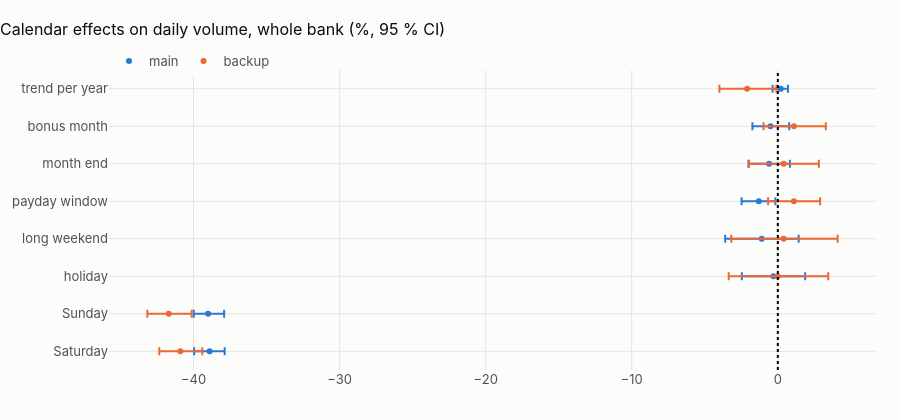

Source (notebook cell):
### Markdown cell above
## 5 · Calendar effects

### Code cell
cal = read("calendar_effects")
keep = {
    "C(iso_weekday)[T.6]": "Saturday",
    "C(iso_weekday)[T.7]": "Sunday",
    "is_holiday": "holiday",
    "is_long_weekend": "long weekend",
    "payday_window": "payday window",
    "is_month_end": "month end",
    "is_bonus_month": "bonus month",
    "t": "trend per year",
}
cal = cal[cal.term.isin(keep)].assign(effect=lambda d: d.term.map(keep))
cal["lo"] = 100 * (np.exp(cal.ci_low) - 1)
cal["hi"] = 100 * (np.exp(cal.ci_high) - 1)
fig = go.Figure()
for d in PREFIX:
    x = cal[(cal.dataset == d) & (cal.country == "ALL")]
    fig.add_trace(
        go.Scatter(
            x=x["effect %"],
            y=x.effect,
            mode="markers",
            name=d,
            error_x=dict(
                type="data",
                symmetric=False,
                array=x.hi - x["effect %"],
                arrayminus=x["effect %"] - x.lo,
            ),
        )
    )
fig.add_vline(x=0, line_dash="dot")
fig.update_layout(
    title="Calendar effects on daily volume, whole bank (%, 95 % CI)", height=420, yaxis_title=None
)
fig.show()
show(
    cal.pivot_table(index="effect", columns=["scope", "dataset"], values="effect %").round(1),
    paging=False,
)

### Figure 1 — Plotly figure (JSON) as saved in the notebook; plotly's stock layout.template omitted (floating-point values rounded to 4 significant figures)
{"data": [{"error_x": {"array": [1.034, 1.094, 2.174, 2.524, 1.137, 1.426, 1.282, 0.4919], "arrayminus": [1.06, 0.9874, 2.163, 2.504, 1.179, 1.412, 1.24, 0.5561], "symmetric": false, "type": "data"}, "mode": "markers", "name": "main", "type": "scatter", "x": [-38.9, -39.0, -0.3, -1.1, -1.3, -0.6, -0.5, 0.2], "y": ["Saturday", "Sunday", "holiday", "long weekend", "payday window", "month end", "bonus month", "trend per year"]}, {"error_x": {"array": [1.501, 1.574, 3.449, 3.695, 1.795, 2.412, 2.185, 1.999], "arrayminus": [1.442, 1.461, 3.362, 3.588, 1.767, 2.381, 2.078, 1.9], "symmetric": false, "type": "data"}, "mode": "markers", "name": "backup", "type": "scatter", "x": [-40.9, -41.7, -0.0, 0.4, 1.1, 0.4, 1.1, -2.1], "y": ["Saturday", "Sunday", "holiday", "long weekend", "payday window", "month end", "bonus month", "trend per year"]}], "layout": {"height": 420, "shapes": [{"line": {"dash": "dot"}, "type": "line", "x0": 0, "x1": 0, "xref": "x", "y0": 0, "y1": 1, "yref": "y domain"}], "title": {"text": "Calendar effects on daily volume, whole bank (%, 95 % CI)"}, "yaxis": {"title": {}}}}
